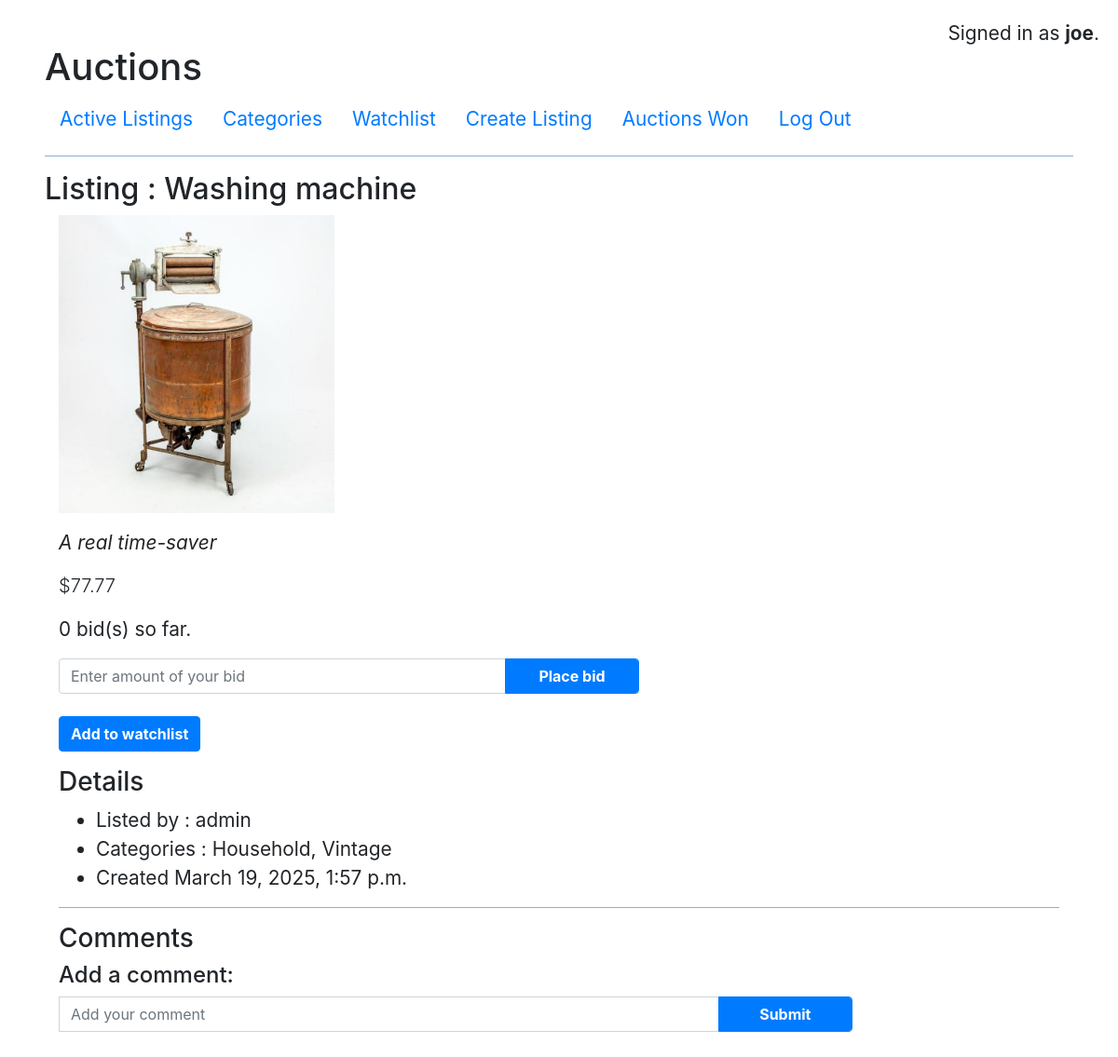
The page /listings/19 (signed in) on the database as committed earlier.
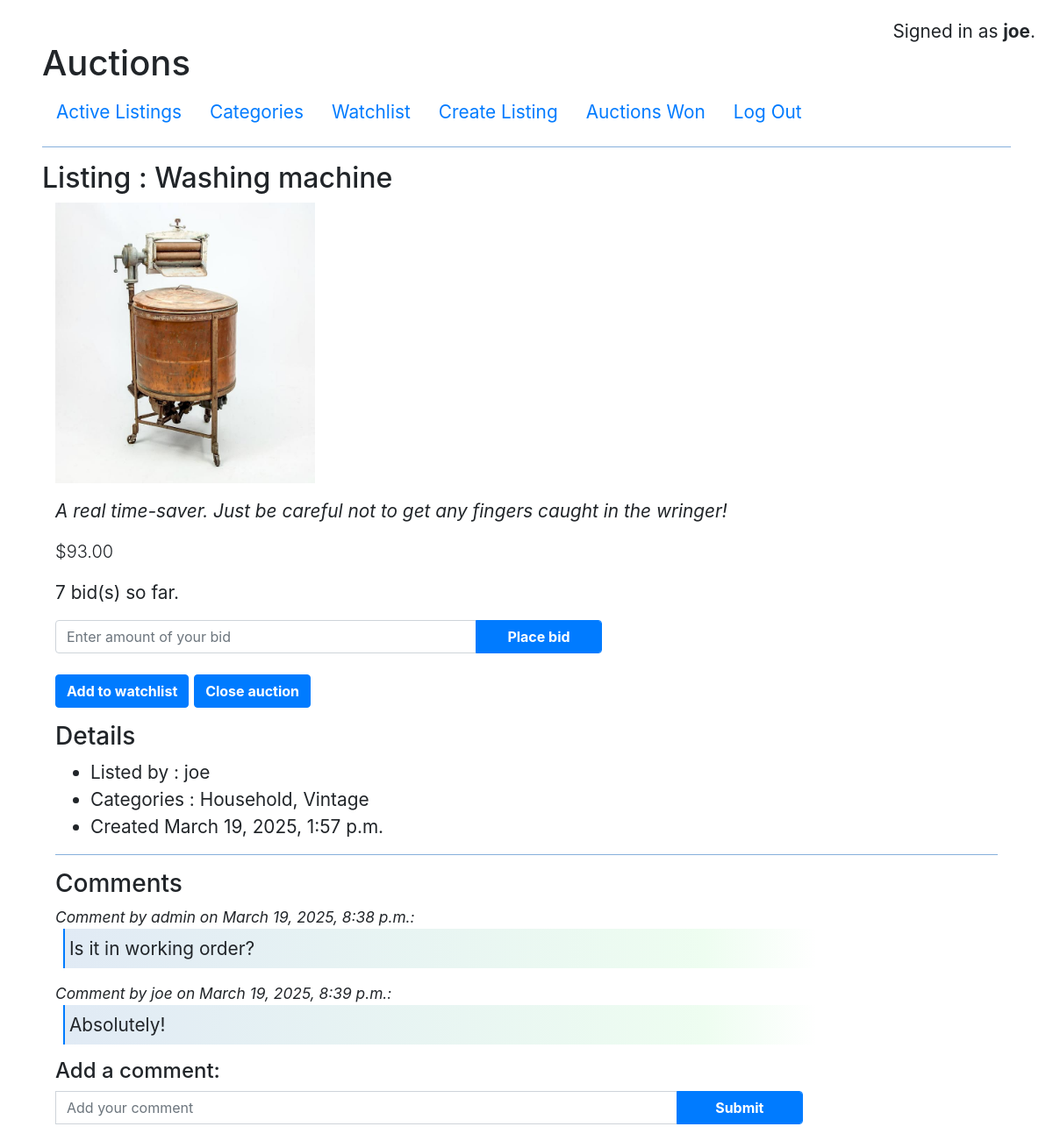
The same page on the database as committed later.
### auctions/models.py (models this page shows, shortened)
class Listings(models.Model):
    vendor = models.ForeignKey(User, on_delete=models.CASCADE, related_name="user_listings")
    categories = models.ManyToManyField(Categories, related_name="listed")
    title = models.CharField(max_length=64)
    description = models.CharField(max_length=256, blank=True, default="")
    reserve_price = models.DecimalField(decimal_places=2, max_digits=8, default=0)
    date_listed = models.DateTimeField(auto_now_add=True)
    img_file = models.CharField(max_length=64, blank=True, default="")
    active = models.BooleanField(default=True)

class User(AbstractUser):
    number_on_watchlist = models.CharField(blank=True, max_length=8)

class Comments(models.Model):
    comment_by = models.ForeignKey(User, on_delete=models.CASCADE, related_name="user_comments")
    comment_on = models.ForeignKey(Listings, on_delete=models.CASCADE)
    comment = models.CharField(max_length=1024)
    date = models.DateTimeField(auto_now_add=True)

### auctions/views.py (the view)
# urls.py: path("listings/<str:listing>", views.listings, name="listings"),
@login_required(login_url='/login')
def listings(request, listing):
    if request.method == "POST":
        form = BidsForm(request.POST)
        keys = form.data.keys()
        if "place_bid" in keys:
            if form.is_valid():
                amt = float(form.cleaned_data["amount"])
                high_bid = float(request.POST["high_bid"])
                if int(request.POST["num_bids"]) > 0:
                    if amt > high_bid:
                        new_bid = Bids(item_id=int(listing), bidder_id=request.user.id, amount=amt)
                        new_bid.save()
                        deets = ListingDetails(request.user.id, listing)
                        deets.msg = "Your bid was recorded."
                        return render(request, "auctions/listings.html", {
                            "details": deets
                        })
                    else:
                        deets = ListingDetails(request.user.id, listing)
                        deets.msg = "Error: Bid must be greater than the previous bid."
                        return render(request, "auctions/listings.html", {
                            "details": deets
                        })
                else:
                    if amt >= high_bid:
                        new_bid = Bids(item_id=int(listing), bidder_id=request.user.id, amount=amt)
                        new_bid.save()
                        return HttpResponseRedirect(request.path_info)
                    else:
                        deets = ListingDetails(request.user.id, listing)
                        deets.msg = "Error: Bid must be greater than or equal to the reserve price."
                        return render(request, "auctions/listings.html", {
                            "details": deets
                        })
            else:
                deets = ListingDetails(request.user.id, listing)
                deets.msg = "Error: Bid must be a valid two-digit number."
                return render(request, "auctions/listings.html", {
                    "details": deets
                })
        elif "watch" in keys:
            if form.data["watch"] == "1":
                new_watch = Watch(item_id=int(listing), watcher_id=request.user.id)
                try:
                    new_watch.save()
                except IntegrityError:
                    return render(request, "auctions/message.html", {
                        "message": "Error"
                    })
                else:
                    util.update_user_number_watching(request)
                    return HttpResponseRedirect("/listings/" + listing)
            elif form.data["watch"] == "2":
                x = Watch.objects.filter(watcher_id=request.user.id, item_id=int(listing))
                if x.count() == 1:
                    try:
                        x.delete()
                    except IntegrityError:
                        return render(request, "auctions/message.html", {
                            "message": "Error"
                        })
                    else:
                        util.update_user_number_watching(request)
                        return HttpResponseRedirect("/listings/" + listing)
        elif "close" in keys:
            Listings.objects.filter(pk=int(listing)).update(active=False)
            return HttpResponseRedirect(request.path_info)
        elif "add-comment" in keys:
            new_comment = Comments(comment_by_id=request.user.id, comment_on_id=int(listing), comment=request.POST["comment"])
            try:
                new_comment.save()
            except IntegrityError:
                return render(request, "auctions/message.html", {
                    "message": "Error in saving comment"
                })
            else:
                return HttpResponseRedirect("/listings/" + listing)
        else:
            return render(request, "auctions/message.html", {
                "message": "Error"
            })
    else:
        if request.user.id == None:
            return render(request, "auctions/message.html", {
                "message": "Please log in to view auction item details."
            })
        deets = ListingDetails(request.user.id, listing)
        return render(request, "auctions/listings.html", {
            "details": deets
        })

### auctions/templates/auctions/listings.html (shortened to what this page needs)
{% extends "auctions/layout.html" %}
{% block body %}
    <h2>Listing : {{ details.listingObj.title }}</h2>
    <div class="container-fluid">
        <div class="row">
            <div class="col-12">
                <p><img src="/static/auctions/images/{{details.listingObj.img_file}}" style="max-height: 20rem;"></p>
            </div>
            <div class="col-12">
                <p style="font-style: italic;">{{ details.listingObj.description }}</p>
                <p class="lead">${{ details.high_bid }}</p>
                {% if details.listingObj.active %}
                <p>{{ details.num_bids }} bid(s) so far. {% if details.high_bidder %}Your bid is the current high bid.{% endif %}</p>
                <form id="form1" action="#" method="POST">
                    <div>
                        <div class="input-group">
                        <input type="text" name="amount"id="amount" class="form-control mb-4" placeholder="Enter amount of your bid" style="max-width:30rem">
                        <button type="submit" name="place_bid" value="1" class="btn btn-primary form-control" style="max-width: 9rem;">Place bid</button>
                        </div>
                        {% if details.watched %}
                            <button type="submit" name="watch" value="2" class="btn btn-primary">Remove from watchlist</button>
                        {% else %}
                            <button type="submit" name="watch" value="1" class="btn btn-primary">Add to watchlist</button>
                        {% endif %}
                        {% if details.listingObj.vendor.id == request.user.id %}
                            <button type="submit" name="close" value="1" class="btn btn-primary">Close auction</button>
                        {% endif %}
                    </div>
                </form>
                {% else %}
                    <p>This auction is <span class="badge bg-primary" style="color:#ffffff;">closed</span>.</p>
                    {% if details.winner %}<p>You are the <span class="badge bg-primary" style="color:#ffffff;">winner</span> of the auction!</p>  {% endif %}
                {% endif %}
                <h3 class="mt-3">Details</h3>
                <ul>
                    <li>Listed by : {{ details.listingObj.vendor }}</li>
                    <li>Categories : {{ details.categories }} </li>
                    <li>Created {{ details.listingObj.date_listed }}</li>
                </ul>
                <hr>
                <h3 class="mt-3">Comments</h3>
                <div class="comments">
                {% for comment in details.comments %}
                    <div>
                        <p>
                            Comment by {{ comment.comment_by }} on {{ comment.date }}:
                        </p>
                        <blockquote>
                            {{ comment.comment }}
                        </blockquote>
                    </div>
                {% endfor %}
                </div>
                <h4>Add a comment:</h4>
                <form id="form2" action="#" method="POST">
                    <div class="input-group">
                    <input type="text" name="comment" placeholder="Add your comment" class="form-control" style="max-width: 66%;">
                    <button type="submit" name="add-comment" value="1" class="btn btn-primary form-control" style="max-width: 9rem;">Submit</button>
                    </div>
                </form>
            </div>
        </div>
    </div>
{% endblock %}

Rows that differ between the two databases and show on the page:
changed Listings "Washing machine": listingObj.description "A real time-saver" → "A real time-saver. Just be careful not to get any fingers caught in the wringer!"; vendor_id 1 → 2 (drawn); listingObj.vendor "admin" → "joe"; high_bid "77.77" → (not shown)
added Comments: comment_by "admin", date "March 19, 2025, 8:38 p.m.", comment "Is it in working order?"
added Comments: comment_by "joe", date "March 19, 2025, 8:39 p.m.", comment "Absolutely!"
Other text that changed with them:
{{ details.high_bid }}: (not shown) → "93.00"
{{ details.num_bids }}: "0" → "7"
text now shown: "Close auction"
